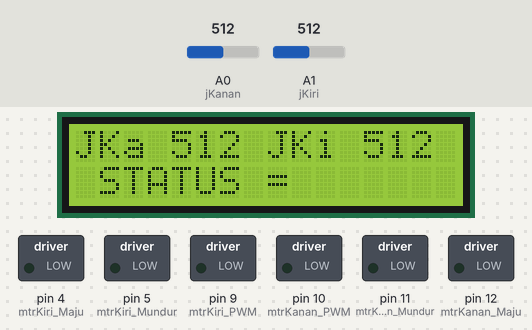
Simulated run of this sketch. Board: Arduino Uno, built with avr-gcc and run on an emulated ATmega328P. On the bench: 16×2 character LCD, switched loads named in the sketch (green lamp = pin HIGH). Inputs (shaded band) come from the test bench; at power-on: A1 (jKiri) = 512, A0 (jKanan) = 512. What the sketch prints to the serial monitor is not drawn.

Above: at 1.5 s.
1.6 s: A1 (jKiri) set to 90
At 2.9 s:
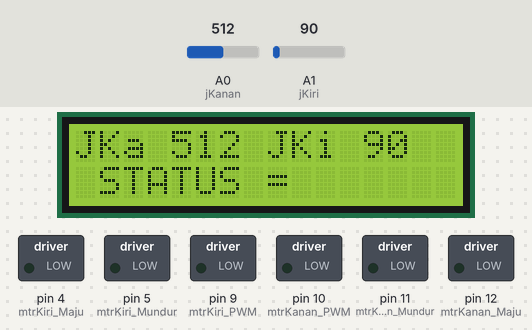
4.6 s: A1 (jKiri) set to 110
At 5.1 s:
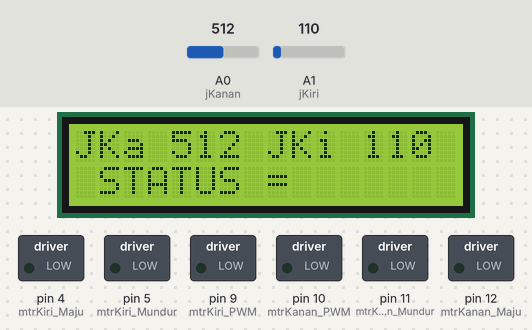
7.6 s: A0 (jKanan) set to 0
At 8.1 s:
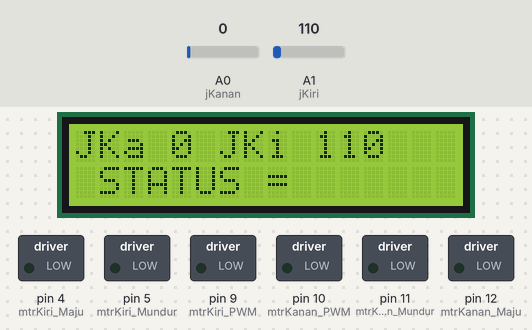
10.6 s: A0 (jKanan) set to 110
At 11.9 s:
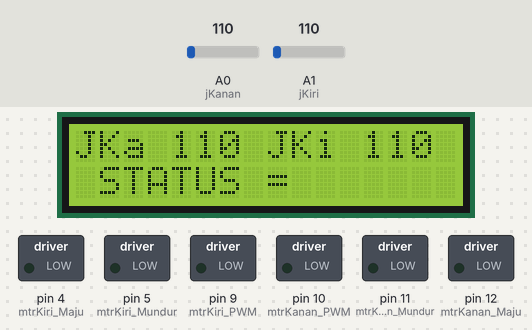
13.6 s: A1 (jKiri) set to 0
At 14.8 s:
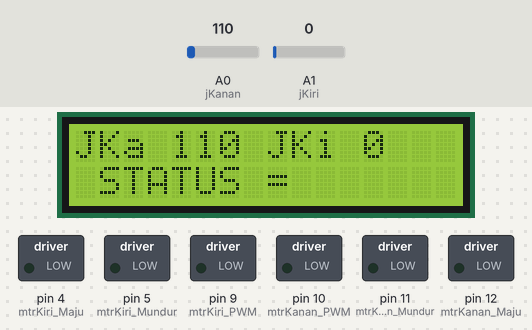
16.6 s: A1 (jKiri) set to 122
At 18.0 s:
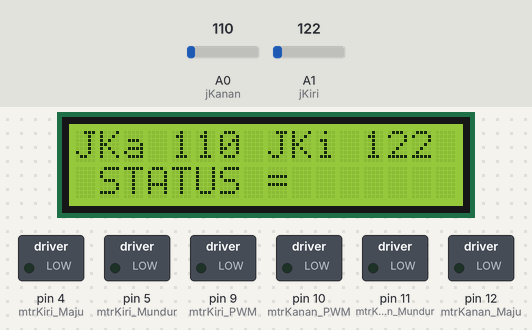
Timing chart, 0 to 19.6 s (numbered marks = the images above; inputs shaded):
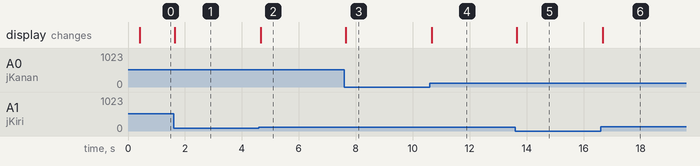

The sketch:

LINE_FOLLOWER_3.ino
```cpp
#include <LiquidCrystal_I2C.h>
LiquidCrystal_I2C lcd(0x27, 16, 2);

//Sensor garis
#define jKiri A1 // ini Sensor kiri
#define jKanan A0 // ini sensor kanan

//motor a
#define mtrKanan_Maju 12
#define mtrKanan_Mundur 11
#define mtrKanan_PWM 10

//motor b
#define mtrKiri_Maju 4
#define mtrKiri_Mundur 5
#define mtrKiri_PWM 9

bool finish = false;

void setup () {
  pinMode(mtrKanan_Maju, OUTPUT);
  pinMode(mtrKanan_Mundur, OUTPUT);
  pinMode(mtrKanan_PWM, OUTPUT);
  pinMode(mtrKiri_Maju, OUTPUT);
  pinMode(mtrKiri_Mundur, OUTPUT);
  pinMode(mtrKiri_PWM, OUTPUT);

  pinMode(jKanan, INPUT);
  pinMode(jKiri, INPUT);

    Serial.begin(9600);
    lcd.init();
    lcd.backlight();
    lcd.clear();
    lcd.setCursor(0,0);
    lcd.print("Memulai Perintah...");
    delay (300);

    finish = false;
}

void maju (int cpt) {

  analogWrite(mtrKiri_PWM, cpt);
  analogWrite(mtrKanan_PWM, cpt);

  digitalWrite(mtrKiri_Maju, HIGH);
  digitalWrite(mtrKiri_Mundur, LOW);

  digitalWrite(mtrKanan_Maju, HIGH);
  digitalWrite(mtrKanan_Mundur, LOW);

}

void mundur (int cpt) {

  analogWrite(mtrKiri_PWM, cpt);
  analogWrite(mtrKanan_PWM, cpt);

  digitalWrite(mtrKiri_Maju, LOW);
  digitalWrite(mtrKiri_Mundur, HIGH);

  digitalWrite(mtrKanan_Maju, LOW);
  digitalWrite(mtrKanan_Mundur, HIGH);

}

void kiri (int cpt1,int cpt2){

  analogWrite(mtrKiri_PWM, cpt1);
  analogWrite(mtrKanan_PWM, cpt2);

  digitalWrite(mtrKiri_Maju, LOW);
  digitalWrite(mtrKiri_Mundur, HIGH);

  digitalWrite(mtrKanan_Maju, HIGH);
  digitalWrite(mtrKanan_Mundur, LOW);
}
void kanan (int cpt1,int cpt2){

  analogWrite(mtrKiri_PWM, cpt1);
  analogWrite(mtrKanan_PWM, cpt2);

  digitalWrite(mtrKiri_Maju, HIGH);
  digitalWrite(mtrKiri_Mundur, LOW);

  digitalWrite(mtrKanan_Maju, LOW);
  digitalWrite(mtrKanan_Mundur, HIGH);
}

void berhenti(){
  analogWrite(mtrKiri_PWM, 0);
  analogWrite(mtrKanan_PWM, 0);

  digitalWrite(mtrKiri_Maju, LOW);
  digitalWrite(mtrKiri_Mundur, LOW);

  digitalWrite(mtrKanan_Maju, LOW);
  digitalWrite(mtrKanan_Mundur, LOW);
}

void loop (){
  int jKi = analogRead(jKiri);
  int jKa = analogRead(jKanan);
  lcd.clear ();
  lcd.setCursor(0,0);
  lcd.print("JKa ");
  lcd.print(jKa);
  lcd.print(" ");
  lcd.print("JKi ");
  lcd.print(jKi);
  lcd.setCursor(0,1);
  lcd.print(" ");
  lcd.print("STATUS = ");

  if (jKi > 100 && jKa > 100)
  {
    berhenti();
    finish = true;
  }

  if (jKi > 100 && finish == false)
  {
    lcd.print("KIRI");
    kiri(150, 100);
    delay (100);
  }

  else if (jKa > 100 && finish == false)
  {
    lcd.print("KANAN");
    kanan(150,100);
    delay (100);
  }

  else if (jKa < 100 && jKi < 100 && finish == false)
  {
    maju (60);
  }
  delay (10);
  Serial.println(jKi);
}
```

Measured:
- after the input at 1.6 s, the display: changes at once (image 1)
- after the input at 4.6 s, the display: changes after 0.07 s (image 2)
- after the input at 7.6 s, the display: changes after 0.05 s (image 3)
- after the input at 10.6 s, the display: changes after 0.06 s (image 4)
- after the input at 13.6 s, the display: changes after 0.05 s (image 5)
- after the input at 16.6 s, the display: changes after 0.07 s (image 6)
